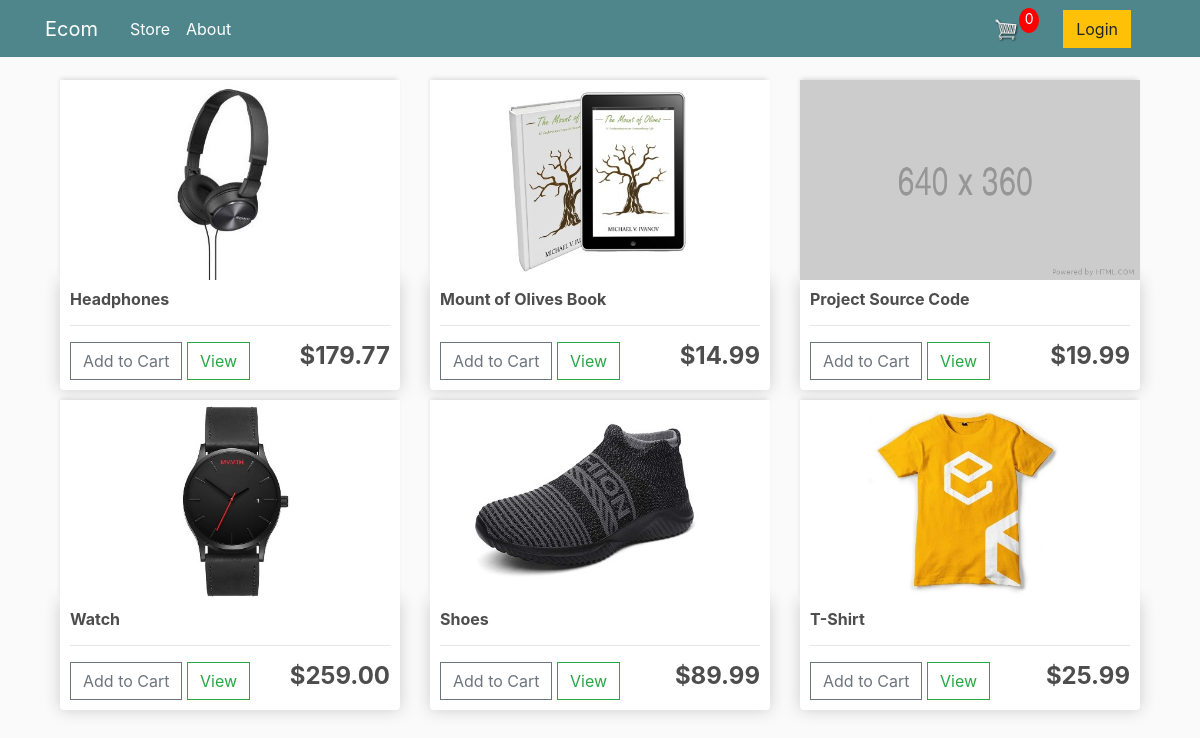
The page / on the database its author committed.
### store/models.py (models this page shows, shortened)
class Product(models.Model):
    name = models.CharField(max_length=200, null=True)
    price = models.DecimalField(max_digits=7,decimal_places=2)
    digital = models.BooleanField(default=False, null=True, blank=True)
    image = models.ImageField(upload_to='products/', null=True, blank=True)

### store/views.py (the view)
# urls.py: path('',include('store.urls'))
def store(request):
    data = cartData(request)
    cartItems = data['cartItems']
    products = Product.objects.all()
    context = {'products': products, 'cartitems': cartItems}
    return render(request, 'store.html', context)

### store/utils.py (called while the page is built, shortened)
def cookieCart(request):
    try:
        cart = json.loads(request.COOKIES['cart'])
    except:
        cart = {}
    print('Cart:', cart)
    items = []
    order = {'get_cart_total': 0, 'get_cart_items': 0, 'shipping': False}
    cartItems = order['get_cart_items']
    return {'cartItems':cartItems,'order':order,'items':items}

def cartData(request):
    if request.user.is_authenticated:
        customer = request.user.customer
        order, created = Order.objects.get_or_create(
            customer=customer, complete=False)
        items = order.orderitem_set.all()
        cartItems = order.get_cart_items
    else:
        cookieData = cookieCart(request)
        cartItems = cookieData['cartItems']
        order = cookieData['order']
        items = cookieData['items']
    return {'cartItems':cartItems,'order':order,'items':items}

### store/templates/store.html
{% extends 'main.html' %}
{% load static %}
{% block content %}
    <div class="row">
    {% for product in products %}
        <div class="col-lg-4">
            {% if product.image %}
                <img class="thumbnail" src="{{ product.image.url }}">
            {% else %}
                <img class="thumbnail" src="{% static 'images/placeholder.png' %}">
            {% endif %}
            <div class="box-element product">
                <h6><strong>{{ product.name }}</strong></h6>
                <hr>
                <button data-product={{product.id}} data-action="add" class="btn btn-outline-secondary add-btn update-cart" href="{% url 'cart' %}">Add to Cart</button>
                <a class="btn btn-outline-success" href="#">View</a>
                <h4 style="display: inline-block; float: right"><strong>${{ product.price|floatformat:2 }}</strong></h4>
            </div>
        </div>
    {% endfor %}
    </div>
{% endblock content %}

### templates/main.html (shortened to what this page needs)
<!DOCTYPE html>
{% load static %}
<html>
<head>
    <link rel="stylesheet" href="https://stackpath.bootstrapcdn.com/bootstrap/4.4.1/css/bootstrap.min.css" />
    <link rel="stylesheet" type="text/css" href="{% static 'css/main.css' %}" />
</head>
<body>
<header class="site-header">
    <nav class="navbar navbar-expand-md navbar-light bg-dark fixed-top">
        <div class="container">
            <a class="navbar-brand mr-4 text-white" href="/">Ecom</a>
            <div class="collapse navbar-collapse" id="navbarToggle">
                <div class="navbar-nav mr-auto">
                    <a class="nav-link text-white" href="{% url 'store' %}">Store</a>
                    <a class="nav-link text-white" href="{% url 'store' %}">About</a>
                </div>
                <div class="navbar-nav">
                    {% if user.is_authenticated %}
                        <div class="form-inline my-2 my-lg-0">
                            <a class="nav-link text-white" href="{% url 'profile' %}">Profile</a>
                            <a href="{% url 'cart' %}">
                                <img id="cart-icon" src="{% static 'images/cart.png' %}" />
                            </a>
                            <p id="cart-total" class="mr-2 text-white">{{ cartitems }}</p>
                            <a href="{% url 'logout' %}" class="btn btn-warning">Logout</a>
                        </div>
                    {% else %}
                        <div class="form-inline my-2 my-lg-0">
                            <a href="{% url 'cart' %}">
                                <img id="cart-icon" src="{% static 'images/cart.png' %}" />
                            </a>
                            <p id="cart-total" class="mr-4  text-white">{{ cartitems }}</p>
                            <a href="{% url 'login' %}" class="mr-4 btn btn-warning">Login</a>
                        </div>
                    {% endif %}
                </div>
            </div>
        </div>
    </nav>
</header>
<main role="main" class="container">
    <div class="media-body">
        <div class="container">{% block content %} {% endblock content %}</div>
    </div>
</main>
</body>
</html>

### static/css/main.css (style rules this page uses)
body { background-color: hsl(0, 0%, 98%); }
h1, h2, h3, h4, h5, h6 { color: hsl(0, 0%, 30%); }
.box-element { box-shadow: hsl(0, 0%, 80%) 0 0 16px; background-color: #fff; border-radius: 4px; padding: 10px; }
.thumbnail { width: 100%; height: 200px; -webkit-box-shadow: -1px -3px 5px -2px rgba(214,214,214,1); -moz-box-shadow: -1px -3px 5px -2px rgba(214,214,214,1); box-shadow: -1px -3px 5px -2px rgba(214,214,214,1); }
.product { border-radius: 0 0 4px 4px; }
.bg-dark { background-color: #4f868c !important; }
#cart-icon { width: 25px; display: inline-block; margin-left: 15px; }
#cart-total { display: block; text-align: center; color: #fff; background-color: red; width: 20px; height: 25px; border-radius: 50%; font-size: 14px; }
.col-lg-4, .col-lg-6, .col-lg-8, .col-lg-12 { margin-top: 10px; }
.btn { border-radius: 0; }
main { padding-top:70px; }
.navbar-light .navbar-nav .nav-link, .navbar-light .navbar-brand { color: #fff; }

### rows shown on the page
Product: image (picture), name "Headphones", price "179.77"
Product: image (picture), name "Mount of Olives Book", price "14.99"
Product: name "Project Source Code", price "19.99"
Product: image (picture), name "Watch", price "259.00"
Product: image (picture), name "Shoes", price "89.99"
Product: image (picture), name "T-Shirt", price "25.99"

### other values the page prints
{{ cartitems }} "0"
